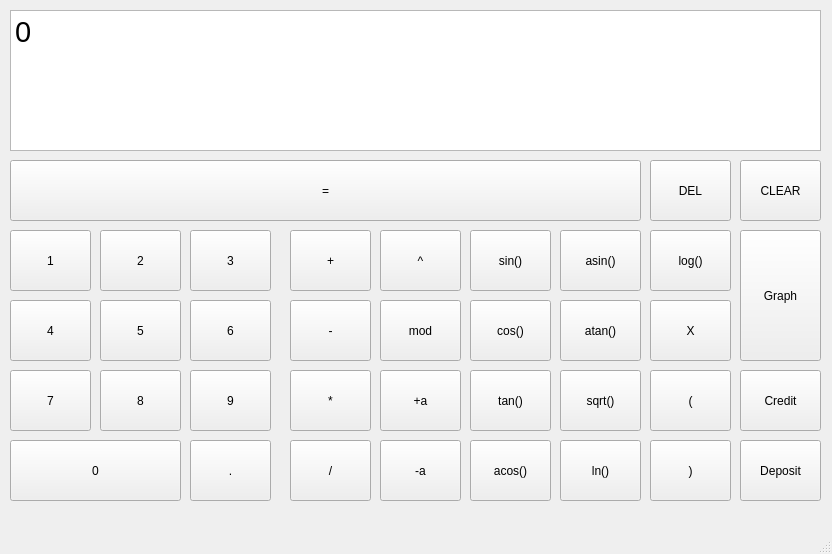
<?xml version="1.0" encoding="UTF-8"?>
<ui version="4.0">
 <class>MainWindow</class>
 <widget class="QMainWindow" name="MainWindow">
  <property name="geometry">
   <rect>
    <x>0</x>
    <y>0</y>
    <width>832</width>
    <height>554</height>
   </rect>
  </property>
  <property name="sizePolicy">
   <sizepolicy hsizetype="Preferred" vsizetype="Preferred">
    <horstretch>0</horstretch>
    <verstretch>0</verstretch>
   </sizepolicy>
  </property>
  <property name="windowTitle">
   <string>SmartCalc v1.0</string>
  </property>
  <widget class="QWidget" name="centralwidget">
   <widget class="QPushButton" name="pushButton">
    <property name="geometry">
     <rect>
      <x>740</x>
      <y>230</y>
      <width>81</width>
      <height>131</height>
     </rect>
    </property>
    <property name="text">
     <string>Graph</string>
    </property>
   </widget>
   <widget class="QPushButton" name="pushButton_2">
    <property name="geometry">
     <rect>
      <x>740</x>
      <y>370</y>
      <width>81</width>
      <height>61</height>
     </rect>
    </property>
    <property name="text">
     <string>Credit</string>
    </property>
   </widget>
   <widget class="QTextEdit" name="textEdit">
    <property name="geometry">
     <rect>
      <x>10</x>
      <y>10</y>
      <width>811</width>
      <height>141</height>
     </rect>
    </property>
    <property name="font">
     <font>
      <pointsize>22</pointsize>
     </font>
    </property>
    <property name="html">
     <string>&lt;!DOCTYPE HTML PUBLIC &quot;-//W3C//DTD HTML 4.0//EN&quot; &quot;http://www.w3.org/TR/REC-html40/strict.dtd&quot;&gt;
&lt;html&gt;&lt;head&gt;&lt;meta name=&quot;qrichtext&quot; content=&quot;1&quot; /&gt;&lt;style type=&quot;text/css&quot;&gt;
p, li { white-space: pre-wrap; }
&lt;/style&gt;&lt;/head&gt;&lt;body style=&quot; font-family:'Ubuntu'; font-size:22pt; font-weight:400; font-style:normal;&quot;&gt;
&lt;p style=&quot; margin-top:0px; margin-bottom:0px; margin-left:0px; margin-right:0px; -qt-block-indent:0; text-indent:0px;&quot;&gt;0&lt;/p&gt;&lt;/body&gt;&lt;/html&gt;</string>
    </property>
   </widget>
   <widget class="QPushButton" name="pushButton_4">
    <property name="geometry">
     <rect>
      <x>10</x>
      <y>230</y>
      <width>81</width>
      <height>61</height>
     </rect>
    </property>
    <property name="text">
     <string>1</string>
    </property>
   </widget>
   <widget class="QPushButton" name="pushButton_5">
    <property name="geometry">
     <rect>
      <x>100</x>
      <y>230</y>
      <width>81</width>
      <height>61</height>
     </rect>
    </property>
    <property name="text">
     <string>2</string>
    </property>
   </widget>
   <widget class="QPushButton" name="pushButton_6">
    <property name="geometry">
     <rect>
      <x>190</x>
      <y>230</y>
      <width>81</width>
      <height>61</height>
     </rect>
    </property>
    <property name="text">
     <string>3</string>
    </property>
   </widget>
   <widget class="QPushButton" name="pushButton_7">
    <property name="geometry">
     <rect>
      <x>10</x>
      <y>300</y>
      <width>81</width>
      <height>61</height>
     </rect>
    </property>
    <property name="text">
     <string>4</string>
    </property>
   </widget>
   <widget class="QPushButton" name="pushButton_8">
    <property name="geometry">
     <rect>
      <x>100</x>
      <y>300</y>
      <width>81</width>
      <height>61</height>
     </rect>
    </property>
    <property name="text">
     <string>5</string>
    </property>
   </widget>
   <widget class="QPushButton" name="pushButton_9">
    <property name="geometry">
     <rect>
      <x>190</x>
      <y>300</y>
      <width>81</width>
      <height>61</height>
     </rect>
    </property>
    <property name="text">
     <string>6</string>
    </property>
   </widget>
   <widget class="QPushButton" name="pushButton_10">
    <property name="geometry">
     <rect>
      <x>10</x>
      <y>370</y>
      <width>81</width>
      <height>61</height>
     </rect>
    </property>
    <property name="text">
     <string>7</string>
    </property>
   </widget>
   <widget class="QPushButton" name="pushButton_11">
    <property name="geometry">
     <rect>
      <x>100</x>
      <y>370</y>
      <width>81</width>
      <height>61</height>
     </rect>
    </property>
    <property name="text">
     <string>8</string>
    </property>
   </widget>
   <widget class="QPushButton" name="pushButton_12">
    <property name="geometry">
     <rect>
      <x>190</x>
      <y>370</y>
      <width>81</width>
      <height>61</height>
     </rect>
    </property>
    <property name="text">
     <string>9</string>
    </property>
   </widget>
   <widget class="QPushButton" name="pushButton_13">
    <property name="geometry">
     <rect>
      <x>10</x>
      <y>440</y>
      <width>171</width>
      <height>61</height>
     </rect>
    </property>
    <property name="text">
     <string>0</string>
    </property>
   </widget>
   <widget class="QPushButton" name="pushButton_14">
    <property name="geometry">
     <rect>
      <x>190</x>
      <y>440</y>
      <width>81</width>
      <height>61</height>
     </rect>
    </property>
    <property name="text">
     <string>.</string>
    </property>
   </widget>
   <widget class="QPushButton" name="pushButton_15">
    <property name="geometry">
     <rect>
      <x>10</x>
      <y>160</y>
      <width>631</width>
      <height>61</height>
     </rect>
    </property>
    <property name="text">
     <string>=</string>
    </property>
   </widget>
   <widget class="QPushButton" name="pushButton_16">
    <property name="geometry">
     <rect>
      <x>290</x>
      <y>230</y>
      <width>81</width>
      <height>61</height>
     </rect>
    </property>
    <property name="text">
     <string>+</string>
    </property>
   </widget>
   <widget class="QPushButton" name="pushButton_17">
    <property name="geometry">
     <rect>
      <x>290</x>
      <y>300</y>
      <width>81</width>
      <height>61</height>
     </rect>
    </property>
    <property name="text">
     <string>-</string>
    </property>
   </widget>
   <widget class="QPushButton" name="pushButton_18">
    <property name="geometry">
     <rect>
      <x>290</x>
      <y>370</y>
      <width>81</width>
      <height>61</height>
     </rect>
    </property>
    <property name="text">
     <string>*</string>
    </property>
   </widget>
   <widget class="QPushButton" name="pushButton_19">
    <property name="geometry">
     <rect>
      <x>290</x>
      <y>440</y>
      <width>81</width>
      <height>61</height>
     </rect>
    </property>
    <property name="text">
     <string>/</string>
    </property>
   </widget>
   <widget class="QPushButton" name="pushButton_20">
    <property name="geometry">
     <rect>
      <x>380</x>
      <y>230</y>
      <width>81</width>
      <height>61</height>
     </rect>
    </property>
    <property name="text">
     <string>^</string>
    </property>
   </widget>
   <widget class="QPushButton" name="pushButton_21">
    <property name="geometry">
     <rect>
      <x>380</x>
      <y>300</y>
      <width>81</width>
      <height>61</height>
     </rect>
    </property>
    <property name="text">
     <string>mod</string>
    </property>
   </widget>
   <widget class="QPushButton" name="pushButton_22">
    <property name="geometry">
     <rect>
      <x>380</x>
      <y>370</y>
      <width>81</width>
      <height>61</height>
     </rect>
    </property>
    <property name="text">
     <string>+a</string>
    </property>
   </widget>
   <widget class="QPushButton" name="pushButton_23">
    <property name="geometry">
     <rect>
      <x>380</x>
      <y>440</y>
      <width>81</width>
      <height>61</height>
     </rect>
    </property>
    <property name="text">
     <string>-a</string>
    </property>
   </widget>
   <widget class="QPushButton" name="pushButton_24">
    <property name="geometry">
     <rect>
      <x>470</x>
      <y>230</y>
      <width>81</width>
      <height>61</height>
     </rect>
    </property>
    <property name="text">
     <string>sin()</string>
    </property>
   </widget>
   <widget class="QPushButton" name="pushButton_25">
    <property name="geometry">
     <rect>
      <x>470</x>
      <y>300</y>
      <width>81</width>
      <height>61</height>
     </rect>
    </property>
    <property name="text">
     <string>cos()</string>
    </property>
   </widget>
   <widget class="QPushButton" name="pushButton_26">
    <property name="geometry">
     <rect>
      <x>470</x>
      <y>370</y>
      <width>81</width>
      <height>61</height>
     </rect>
    </property>
    <property name="text">
     <string>tan()</string>
    </property>
   </widget>
   <widget class="QPushButton" name="pushButton_27">
    <property name="geometry">
     <rect>
      <x>470</x>
      <y>440</y>
      <width>81</width>
      <height>61</height>
     </rect>
    </property>
    <property name="text">
     <string>acos()</string>
    </property>
   </widget>
   <widget class="QPushButton" name="pushButton_28">
    <property name="geometry">
     <rect>
      <x>560</x>
      <y>230</y>
      <width>81</width>
      <height>61</height>
     </rect>
    </property>
    <property name="text">
     <string>asin()</string>
    </property>
   </widget>
   <widget class="QPushButton" name="pushButton_29">
    <property name="geometry">
     <rect>
      <x>560</x>
      <y>300</y>
      <width>81</width>
      <height>61</height>
     </rect>
    </property>
    <property name="text">
     <string>atan()</string>
    </property>
   </widget>
   <widget class="QPushButton" name="pushButton_30">
    <property name="geometry">
     <rect>
      <x>560</x>
      <y>370</y>
      <width>81</width>
      <height>61</height>
     </rect>
    </property>
    <property name="text">
     <string>sqrt()</string>
    </property>
   </widget>
   <widget class="QPushButton" name="pushButton_31">
    <property name="geometry">
     <rect>
      <x>560</x>
      <y>440</y>
      <width>81</width>
      <height>61</height>
     </rect>
    </property>
    <property name="text">
     <string>ln()</string>
    </property>
   </widget>
   <widget class="QPushButton" name="pushButton_32">
    <property name="geometry">
     <rect>
      <x>650</x>
      <y>230</y>
      <width>81</width>
      <height>61</height>
     </rect>
    </property>
    <property name="text">
     <string>log()</string>
    </property>
   </widget>
   <widget class="QPushButton" name="pushButton_33">
    <property name="geometry">
     <rect>
      <x>650</x>
      <y>300</y>
      <width>81</width>
      <height>61</height>
     </rect>
    </property>
    <property name="text">
     <string>X</string>
    </property>
   </widget>
   <widget class="QPushButton" name="pushButton_3">
    <property name="geometry">
     <rect>
      <x>650</x>
      <y>370</y>
      <width>81</width>
      <height>61</height>
     </rect>
    </property>
    <property name="text">
     <string>(</string>
    </property>
   </widget>
   <widget class="QPushButton" name="pushButton_34">
    <property name="geometry">
     <rect>
      <x>650</x>
      <y>440</y>
      <width>81</width>
      <height>61</height>
     </rect>
    </property>
    <property name="text">
     <string>)</string>
    </property>
   </widget>
   <widget class="QPushButton" name="pushButton_35">
    <property name="geometry">
     <rect>
      <x>740</x>
      <y>440</y>
      <width>81</width>
      <height>61</height>
     </rect>
    </property>
    <property name="text">
     <string>Deposit</string>
    </property>
   </widget>
   <widget class="QPushButton" name="pushButton_36">
    <property name="geometry">
     <rect>
      <x>650</x>
      <y>160</y>
      <width>81</width>
      <height>61</height>
     </rect>
    </property>
    <property name="text">
     <string>DEL</string>
    </property>
   </widget>
   <widget class="QPushButton" name="pushButton_37">
    <property name="geometry">
     <rect>
      <x>740</x>
      <y>160</y>
      <width>81</width>
      <height>61</height>
     </rect>
    </property>
    <property name="text">
     <string>CLEAR</string>
    </property>
   </widget>
  </widget>
  <widget class="QStatusBar" name="statusbar"/>
 </widget>
 <resources/>
 <connections/>
</ui>
